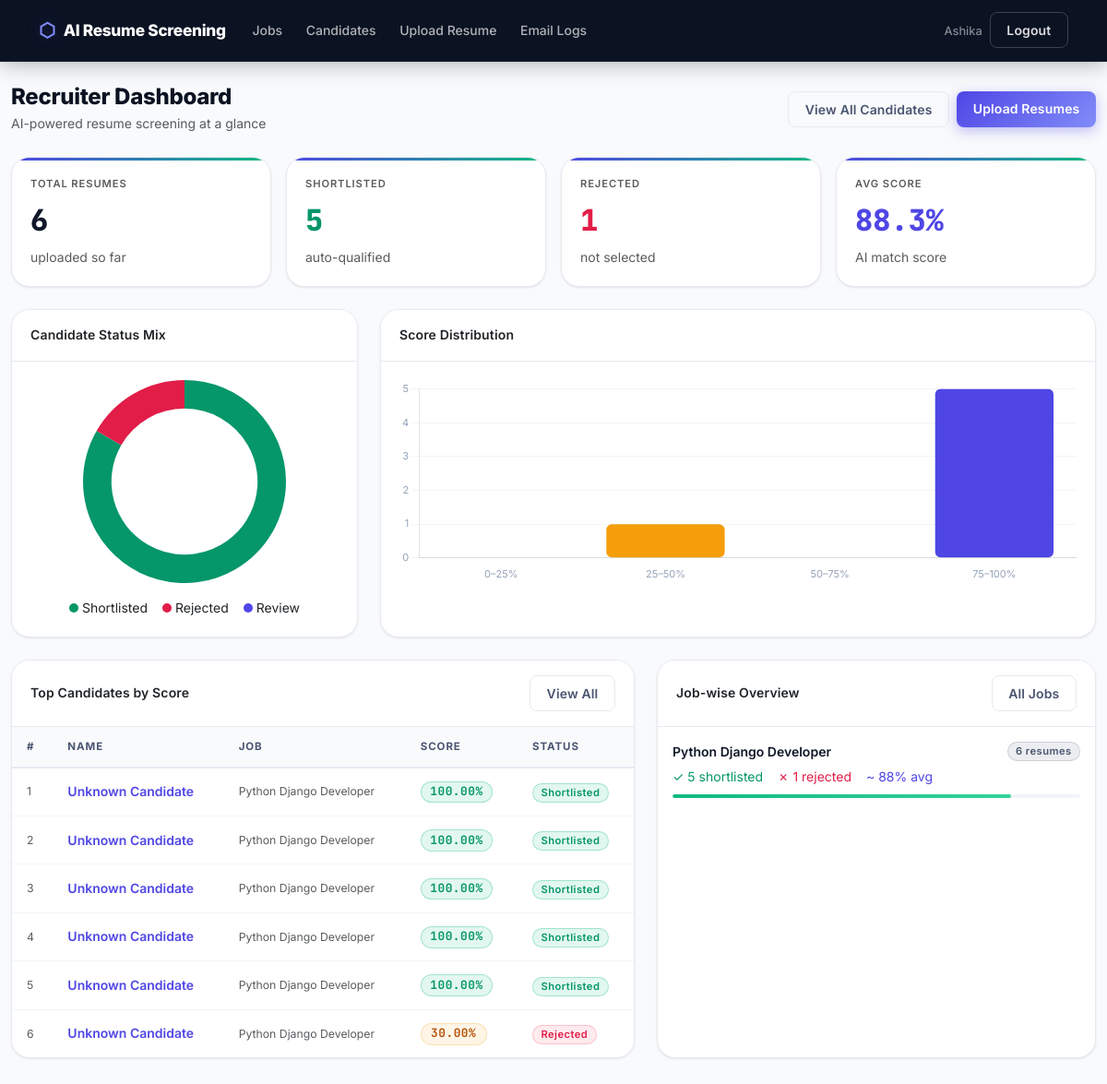
Screenshot of / (signed in) with the database file from the repository.
### accounts/models.py (models this page shows, shortened)
class User(AbstractUser):
    class Role(models.TextChoices):
        RECRUITER = "recruiter", "Recruiter"
        ADMIN = "admin", "Admin"
    role = models.CharField(max_length=20, choices=Role.choices, default=Role.RECRUITER)
    company_name = models.CharField(max_length=120, blank=True)

### resumes/models.py (models this page shows, shortened)
class Candidate(models.Model):
    class Status(models.TextChoices):
        REVIEW = "review", "Review"
        SHORTLISTED = "shortlisted", "Shortlisted"
        REJECTED = "rejected", "Rejected"
    job = models.ForeignKey(JobOpening, on_delete=models.CASCADE, related_name="candidates")
    resume = models.FileField(upload_to="resumes/%Y/%m/%d/")
    name = models.CharField(max_length=160, blank=True)
    email = models.EmailField(blank=True)
    skills = models.TextField(blank=True)
    experience_years = models.PositiveIntegerField(default=0)
    raw_text = models.TextField(blank=True)
    score = models.DecimalField(max_digits=5, decimal_places=2, default=0)
    status = models.CharField(max_length=20, choices=Status.choices, default=Status.REVIEW)
    uploaded_at = models.DateTimeField(auto_now_add=True)
    processed_at = models.DateTimeField(blank=True, null=True)
    class Meta:
        ordering = ["-score", "-uploaded_at"]
    def get_absolute_url(self):
        return reverse("resumes:candidate_detail", args=[self.pk])

### recruiter/models.py (models this page shows, shortened)
class JobOpening(models.Model):
    recruiter = models.ForeignKey(settings.AUTH_USER_MODEL, on_delete=models.CASCADE, related_name="jobs")
    title = models.CharField(max_length=160)
    description = models.TextField()
    required_skills = models.TextField(help_text="Comma-separated skills such as Python, Django, SQL")
    minimum_experience = models.PositiveIntegerField(default=0, help_text="Minimum years of experience")
    shortlist_message = models.TextField(
        blank=True,
        help_text="Custom message for the shortlist email body. Leave blank to use the default message.",
    )
    is_active = models.BooleanField(default=True)
    created_at = models.DateTimeField(auto_now_add=True)
    updated_at = models.DateTimeField(auto_now=True)
    class Meta:
        ordering = ["-created_at"]
    def get_absolute_url(self):
        return reverse("recruiter:job_detail", args=[self.pk])

### dashboard/views.py (the view)
# urls.py: path("", views.home, name="home"),
@login_required
def home(request):
    candidates = Candidate.objects.filter(job__recruiter=request.user)
    stats = candidates.aggregate(total=Count("id"), average_score=Avg("score"))
    score_0_25   = candidates.filter(score__lt=25).count()
    score_25_50  = candidates.filter(score__gte=25, score__lt=50).count()
    score_50_75  = candidates.filter(score__gte=50, score__lt=75).count()
    score_75_100 = candidates.filter(score__gte=75).count()
    jobs = JobOpening.objects.filter(recruiter=request.user, is_active=True).annotate(
        total=Count("candidates"),
        shortlisted=Count("candidates", filter=Q(candidates__status=Candidate.Status.SHORTLISTED)),
        rejected=Count("candidates", filter=Q(candidates__status=Candidate.Status.REJECTED)),
        avg_score=Avg("candidates__score"),
    ).order_by("-created_at")[:6]
    context = {
        "total_resumes":  stats["total"] or 0,
        "average_score":  round(stats["average_score"] or 0, 1),
        "shortlisted":    candidates.filter(status=Candidate.Status.SHORTLISTED).count(),
        "rejected":       candidates.filter(status=Candidate.Status.REJECTED).count(),
        "review":         candidates.filter(status=Candidate.Status.REVIEW).count(),
        "top_candidates": candidates.select_related("job").order_by("-score")[:8],
        "jobs":           jobs,
        "score_buckets":  [score_0_25, score_25_50, score_50_75, score_75_100],
    }
    return render(request, "dashboard/home.html", context)

### templates/dashboard/home.html (shortened to what this page needs)
{% extends "base.html" %}
{% block content %}
<div class="d-flex justify-content-between align-items-center mb-4">
    <div>
        <h1 class="h3 mb-1">Recruiter Dashboard</h1>
        <p class="text-muted mb-0 small">AI-powered resume screening at a glance</p>
    </div>
    <div class="d-flex gap-2">
        <a class="btn btn-outline-secondary" href="{% url 'resumes:candidate_list' %}">View All Candidates</a>
        <a class="btn btn-primary" href="{% url 'resumes:resume_upload' %}">Upload Resumes</a>
    </div>
</div>
<div class="row g-3 mb-4">
    <div class="col-6 col-md-3">
        <div class="card metric-card h-100">
            <div class="card-body">
                <div class="text-muted small fw-semibold mb-1" style="font-size:0.7rem;text-transform:uppercase;letter-spacing:0.08em;">Total Resumes</div>
                <div style="font-size:2rem;font-weight:800;color:#0f1729;font-family:'JetBrains Mono',monospace;">{{ total_resumes }}</div>
                <div class="small text-muted mt-1">uploaded so far</div>
            </div>
        </div>
    </div>
    <div class="col-6 col-md-3">
        <div class="card metric-card h-100">
            <div class="card-body">
                <div class="text-muted small fw-semibold mb-1" style="font-size:0.7rem;text-transform:uppercase;letter-spacing:0.08em;">Shortlisted</div>
                <div style="font-size:2rem;font-weight:800;color:#059669;font-family:'JetBrains Mono',monospace;">{{ shortlisted }}</div>
                <div class="small text-muted mt-1">auto-qualified</div>
            </div>
        </div>
    </div>
    <div class="col-6 col-md-3">
        <div class="card metric-card h-100">
            <div class="card-body">
                <div class="text-muted small fw-semibold mb-1" style="font-size:0.7rem;text-transform:uppercase;letter-spacing:0.08em;">Rejected</div>
                <div style="font-size:2rem;font-weight:800;color:#e11d48;font-family:'JetBrains Mono',monospace;">{{ rejected }}</div>
                <div class="small text-muted mt-1">not selected</div>
            </div>
        </div>
    </div>
    <div class="col-6 col-md-3">
        <div class="card metric-card h-100">
            <div class="card-body">
                <div class="text-muted small fw-semibold mb-1" style="font-size:0.7rem;text-transform:uppercase;letter-spacing:0.08em;">Avg Score</div>
                <div style="font-size:2rem;font-weight:800;color:#4f46e5;font-family:'JetBrains Mono',monospace;">{{ average_score }}%</div>
                <div class="small text-muted mt-1">AI match score</div>
            </div>
        </div>
    </div>
</div>
<div class="row g-4 mb-4">
    <div class="col-md-4">
        <div class="card h-100">
            <div class="card-header">Candidate Status Mix</div>
            <div class="card-body d-flex flex-column align-items-center justify-content-center">
                <canvas id="statusChart" style="max-height:220px;"></canvas>
                <div class="d-flex gap-3 mt-3 small">
                    <span><span style="display:inline-block;width:10px;height:10px;border-radius:50%;background:#059669;margin-right:4px;"></span>Shortlisted</span>
                    <span><span style="display:inline-block;width:10px;height:10px;border-radius:50%;background:#e11d48;margin-right:4px;"></span>Rejected</span>
                    <span><span style="display:inline-block;width:10px;height:10px;border-radius:50%;background:#4f46e5;margin-right:4px;"></span>Review</span>
                </div>
            </div>
        </div>
    </div>
    <div class="col-md-8">
        <div class="card h-100">
            <div class="card-header">Score Distribution</div>
            <div class="card-body">
                <canvas id="scoreChart" style="max-height:220px;"></canvas>
            </div>
        </div>
    </div>
</div>
<div class="row g-4 mb-4">
    <div class="col-lg-7">
        <div class="card h-100">
            <div class="card-header d-flex justify-content-between align-items-center">
                <span>Top Candidates by Score</span>
                <a href="{% url 'resumes:candidate_list' %}" class="btn btn-outline-secondary btn-sm">View All</a>
            </div>
            <div class="card-body p-0">
                <table class="table mb-0">
                    <thead>
                        <tr>
                            <th>#</th>
                            <th>Name</th>
                            <th>Job</th>
                            <th>Score</th>
                            <th>Status</th>
                        </tr>
                    </thead>
                    <tbody>
                    {% for candidate in top_candidates %}
                        <tr>
                            <td class="text-muted small">{{ forloop.counter }}</td>
                            <td>
                                <a href="{{ candidate.get_absolute_url }}">
                                    {{ candidate.name|default:"Processing..." }}
                                </a>
                            </td>
                            <td class="small text-muted">{{ candidate.job.title }}</td>
                            <td>
                                <span class="badge {% if candidate.score >= 50 %}bg-success{% elif candidate.score >= 30 %}bg-warning{% else %}bg-danger{% endif %} score-pill">
                                    {{ candidate.score }}%
                                </span>
                            </td>
                            <td>
                                {% if candidate.status == "shortlisted" %}
                                    <span class="badge bg-success">Shortlisted</span>
                                {% elif candidate.status == "rejected" %}
                                    <span class="badge bg-danger">Rejected</span>
                                {% else %}
                                    <span class="badge bg-warning">Review</span>
                                {% endif %}
                            </td>
                        </tr>
                    {% empty %}
                        <tr><td colspan="5" class="text-muted p-4 text-center">Upload resumes to see rankings.</td></tr>
                    {% endfor %}
                    </tbody>
                </table>
            </div>
        </div>
    </div>
    <div class="col-lg-5">
        <div class="card h-100">
            <div class="card-header d-flex justify-content-between align-items-center">
                <span>Job-wise Overview</span>
                <a href="{% url 'recruiter:job_list' %}" class="btn btn-outline-secondary btn-sm">All Jobs</a>
            </div>
            <div class="card-body p-0">
                {% if jobs %}
                <div class="list-group list-group-flush">
                    {% for job in jobs %}
                    <div class="list-group-item px-3 py-3">
                        <div class="d-flex justify-content-between align-items-start mb-1">
                            <a href="{{ job.get_absolute_url }}" class="fw-semibold text-decoration-none" style="color:#0f1729;font-size:0.875rem;">{{ job.title }}</a>
                            <span class="badge bg-secondary ms-2">{{ job.total }} resumes</span>
                        </div>
                        <div class="d-flex gap-3 small">
                            <span style="color:#059669;">✓ {{ job.shortlisted }} shortlisted</span>
                            <span style="color:#e11d48;">✗ {{ job.rejected }} rejected</span>
                            <span style="color:#4f46e5;">~ {{ job.avg_score|floatformat:0|default:"0" }}% avg</span>
                        </div>
                        <div class="progress mt-2" style="height:4px;">
                            {% if job.total > 0 %}
                            <div class="progress-bar bg-success" style="width:{% widthratio job.shortlisted job.total 100 %}%"></div>
                            {% endif %}
                        </div>
                    </div>
                    {% endfor %}
                </div>
                {% else %}
                    <div class="p-4 text-muted text-center small">No active jobs yet.</div>
                {% endif %}
            </div>
        </div>
    </div>
</div>
{% endblock %}
{% block scripts %}
<script>
// Status Doughnut Chart
new Chart(document.getElementById("statusChart"), {
    type: "doughnut",
    data: {
        labels: ["Shortlisted", "Rejected", "Review"],
        datasets: [{
            data: [{{ shortlisted }}, {{ rejected }}, {{ review }}],
            backgroundColor: ["#059669", "#e11d48", "#4f46e5"],
            borderWidth: 0,
            hoverOffset: 6,
        }]
    },
    options: {
        cutout: "72%",
        plugins: {
            legend: { display: false },
            tooltip: {
                callbacks: {
                    label: ctx => ` ${ctx.label}: ${ctx.raw} candidates`
                }
            }
        }
    }
});
// Score Distribution Bar Chart
new Chart(document.getElementById("scoreChart"), {
    type: "bar",
    data: {
        labels: ["0–25%", "25–50%", "50–75%", "75–100%"],
        datasets: [{
            label: "Candidates",
            data: {{ score_buckets }},
            backgroundColor: ["#f43f5e", "#f59e0b", "#10b981", "#4f46e5"],
            borderRadius: 6,
            borderSkipped: false,
        }]
    },
    options: {
        responsive: true,
        plugins: {
            legend: { display: false },
            tooltip: {
                callbacks: {
                    label: ctx => ` ${ctx.raw} candidate${ctx.raw !== 1 ? "s" : ""}`
                }
            }
        },
        scales: {
            x: {
                grid: { display: false },
                ticks: { font: { size: 11, family: "Inter" }, color: "#94a3b8" }
            },
            y: {
                beginAtZero: true,
                ticks: { stepSize: 1, font: { size: 11, family: "Inter" }, color: "#94a3b8" },
                grid: { color: "#f1f5f9" }
            }
        }
    }
});
</script>
{% endblock %}

### templates/base.html (shortened to what this page needs)
{% load static %}
<!doctype html>
<html lang="en">
<head>
    <link href="https://cdn.jsdelivr.net/npm/bootstrap@5.3.3/dist/css/bootstrap.min.css" rel="stylesheet">
    <link href="{% static 'css/styles.css' %}" rel="stylesheet">
</head>
<body>
<nav class="navbar navbar-expand-lg navbar-dark">
    <div class="container">
        <a class="navbar-brand" href="{% url 'dashboard:home' %}">AI Resume Screening</a>
        <div class="collapse navbar-collapse" id="mainNav">
            <ul class="navbar-nav me-auto">
                {% if user.is_authenticated %}
                    <li class="nav-item"><a class="nav-link" href="{% url 'recruiter:job_list' %}">Jobs</a></li>
                    <li class="nav-item"><a class="nav-link" href="{% url 'resumes:candidate_list' %}">Candidates</a></li>
                    <li class="nav-item"><a class="nav-link" href="{% url 'resumes:resume_upload' %}">Upload Resume</a></li>
                    <li class="nav-item"><a class="nav-link" href="{% url 'resumes:email_log_list' %}">Email Logs</a></li>
                {% endif %}
            </ul>
            <ul class="navbar-nav align-items-center gap-2">
                {% if user.is_authenticated %}
                    <li class="nav-item">
                        <span class="navbar-text">{{ user.username }}</span>
                    </li>
                    <li class="nav-item">
                        <form method="post" action="{% url 'accounts:logout' %}">
                            <button class="btn btn-outline-light btn-sm">Logout</button>
                        </form>
                    </li>
                {% else %}
                    <li class="nav-item"><a class="nav-link" href="{% url 'accounts:login' %}">Login</a></li>
                    <li class="nav-item"><a class="btn btn-primary btn-sm" href="{% url 'accounts:register' %}">Register</a></li>
                {% endif %}
            </ul>
        </div>
    </div>
</nav>
<main class="container py-4">
    {% block content %}{% endblock %}
</main>
{% block scripts %}{% endblock %}
</body>
</html>

### rows the page displays
User: username "Ashika"
Candidate: name "Unknown Candidate", job "Python Django Developer", score "100.00", status "Shortlisted"
Candidate: name "Unknown Candidate", job "Python Django Developer", score "100.00", status "Shortlisted"
Candidate: name "Unknown Candidate", job "Python Django Developer", score "100.00", status "Shortlisted"
Candidate: name "Unknown Candidate", job "Python Django Developer", score "100.00", status "Shortlisted"
Candidate: name "Unknown Candidate", job "Python Django Developer", score "100.00", status "Shortlisted"
Candidate: name "Unknown Candidate", job "Python Django Developer", score "30.00", status "Rejected"
JobOpening: title "Python Django Developer", total "6", shortlisted "5", rejected "1", avg_score "88"

### other values shown
{{ total_resumes }} "6"
{{ shortlisted }} "5"
{{ rejected }} "1"
{{ average_score }} "88.3"
chart data {{ shortlisted }} 5
chart data {{ rejected }} 1
chart data {{ review }} 0
chart data {{ score_buckets }} [0, 1, 0, 5]
